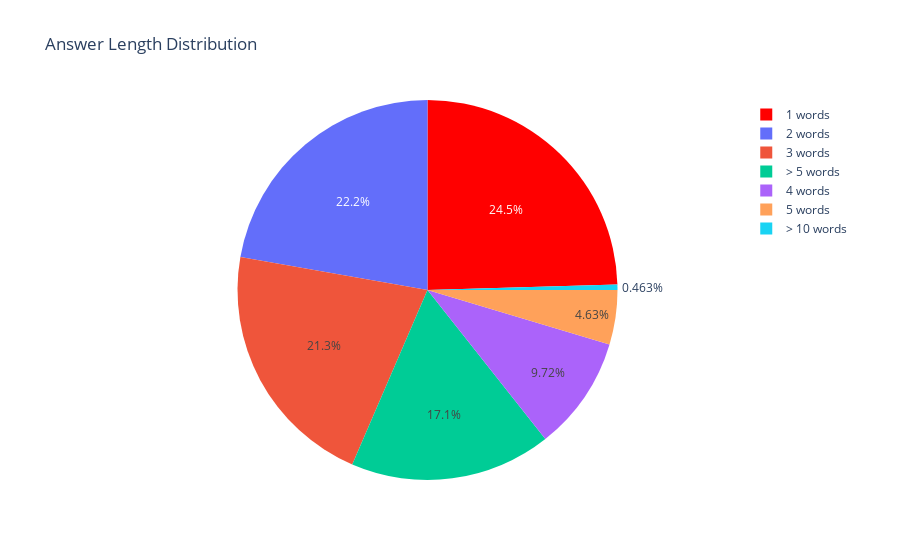

The cell this chart's notebook holds for it:
### Code cell
visualize(df_en, 'fig-answer-length-english.png')

### Figure 1 — Plotly figure (JSON) as saved in the notebook; plotly's stock layout.template omitted (floating-point values rounded to 4 significant figures)
{"data": [{"hoverinfo": "value", "labels": ["1 words", "2 words", "3 words", "> 5 words", "4 words", "5 words", "> 10 words"], "marker": {"colors": ["red"]}, "type": "pie", "values": [53, 48, 46, 37, 21, 10, 1]}], "layout": {"title": {"text": "Answer Length Distribution"}}}
